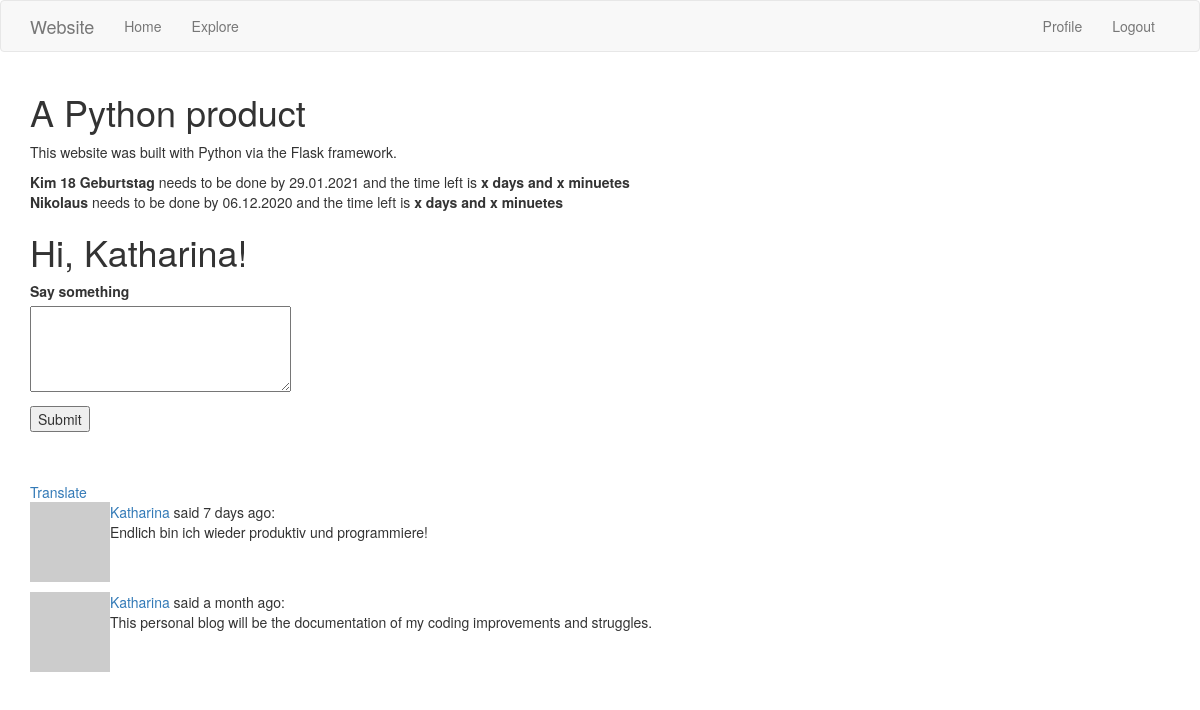
Screenshot of /home (signed in) with the database file from the repository.
### app/models.py (models this page shows, shortened)
class User(UserMixin, db.Model):
    id = db.Column(db.Integer, primary_key=True)
    username = db.Column(db.String(64), index=True, unique=True)
    email = db.Column(db.String(120), index=True, unique=True)
    password_hash = db.Column(db.String(128))
    posts = db.relationship('Post', backref='author', lazy='dynamic')
    about_me = db.Column(db.String(140))
    last_seen = db.Column(db.DateTime, default=datetime.utcnow)
    followed = db.relationship(
        'User', secondary=followers,
        primaryjoin=(followers.c.follower_id == id),
        secondaryjoin=(followers.c.followed_id == id),
        backref=db.backref('followers', lazy='dynamic'), lazy='dynamic')
    def followed_posts(self):
        followed = Post.query.join(
            followers, (followers.c.followed_id == Post.user_id)).filter(
                followers.c.follower_id == self.id)
        own = Post.query.filter_by(user_id=self.id)
        return followed.union(own).order_by(Post.timestamp.desc())
    def avatar(self, size):
        digest = md5(self.email.lower().encode('utf-8')).hexdigest()
        return 'https://www.gravatar.com/avatar/{}?d=identicon&s={}'.format(
            digest, size)

class Post(db.Model):
    id = db.Column(db.Integer, primary_key=True)
    body = db.Column(db.String(140))
    __searchable__ = ['body']
    timestamp = db.Column(db.DateTime, index=True, default=datetime.utcnow)
    user_id = db.Column(db.Integer, db.ForeignKey('user.id'))
    language = db.Column(db.String(5))

### app/main/routes.py (the view, shortened to what this page needs)
@bp.route('/', methods=['GET', 'POST'])
@bp.route('/home', methods=['GET', 'POST'])
@login_required
def home():
    form = PostForm()
    countdowns=[{'NameProject':'Kim 18 Geburtstag','Notes':'Make a collage of pictures','DueDate':'29.01.2021','Countdown':'x days and x minuetes'},{'NameProject':'Nikolaus','Notes':'Small present','DueDate':'06.12.2020','Countdown':'x days and x minuetes'}]
    page = request.args.get('page', 1, type=int)
    posts = current_user.followed_posts().paginate(
        page, current_app.config['POSTS_PER_PAGE'], False)
    next_url = url_for('main.home', page=posts.next_num) \
        if posts.has_next else None
    prev_url = url_for('main.home', page=posts.prev_num) \
        if posts.has_prev else None
    return render_template('home.html', title='Home', form=form,
                           posts=posts.items, next_url=next_url,
                           prev_url=prev_url,countdowns=countdowns)

### app/main/forms.py
class PostForm(FlaskForm):
    post = TextAreaField('Say something', validators=[
        DataRequired(), Length(min=1, max=140)])
    submit = SubmitField('Submit')

### app/main/routes.py (called while the page is built)
@bp.before_app_request
def before_request():
    if current_user.is_authenticated:
        current_user.last_seen = datetime.utcnow()
        db.session.commit()
    g.locale = str(get_locale())

@bp.before_request
def before_request():
    g.locale = str(get_locale())

@bp.before_request
def before_request():
    if current_user.is_authenticated:
        current_user.last_seen = datetime.utcnow()
        db.session.commit()

### app/models.py (called while the page is built)
@login.user_loader
def load_user(id):
    return User.query.get(int(id))

### app/main/templates/home.html (shortened to what this page needs)
<!DOCTYPE html>
<html>
<body>
{% extends "base.html" %}
{% block app_content %}
  <div class="home">
    <h1>A Python product</h1>
    <p>This website was built with Python via the Flask framework.</p>
  </div>
  {% for countdown in countdowns %}
  <div> <b>{{countdown.NameProject}}</b> needs to be done by {{countdown.DueDate}} and the time left is <b>{{countdown.Countdown}}</b></div>
  {% endfor %}
    <h1>Hi, {{ current_user.username }}!</h1>
    {% if form %}
    <form action="" method="post">
        <p>
            {{ form.post.label }}<br>
            {{ form.post(cols=32, rows=4) }}<br>
        </p>
        <p>{{ form.submit() }}</p>
    </form>
    {% endif %}
    {% for post in posts %}
    <p>
    {% include '_post.html' %}
    </p>
    {% endfor %}
{% endblock %}

### app/main/templates/_post.html
        <table>
        <tr valign="top">
            <td><img src="{{ post.author.avatar(36) }}"></td>
            <td>
                <a href="{{ url_for('main.user', username=post.author.username) }}">
                    {{ post.author.username }}
                </a>
                said {{ moment(post.timestamp).fromNow() }}:
                <br>
                <span id="post{{ post.id }}">{{ post.body }}</span>
            </td>
                 {% if post.language and post.language != g.locale %}
                <br><br>
                <span id="translation{{ post.id }}">
                    <a href="javascript:translate(
                                '#post{{ post.id }}',
                                '#translation{{ post.id }}',
                                '{{ post.language }}',
                                '{{ g.locale }}');">{{ _('Translate') }}</a>
                </span>
                {% endif %}
        </tr>
    </table>

### rows the page displays
User: username "Katharina"
Post: author.username "Katharina", timestamp "7 days ago", body "Endlich bin ich wieder produktiv und programmiere!"
Post: author.username "Katharina", timestamp "a month ago", body "This personal blog will be the documentation of my coding improvements and struggles."

### other values shown
{{ countdown.NameProject }} "Kim 18 Geburtstag" "Nikolaus"
{{ countdown.DueDate }} "29.01.2021" "06.12.2020"
{{ countdown.Countdown }} "x days and x minuetes" "x days and x minuetes"
